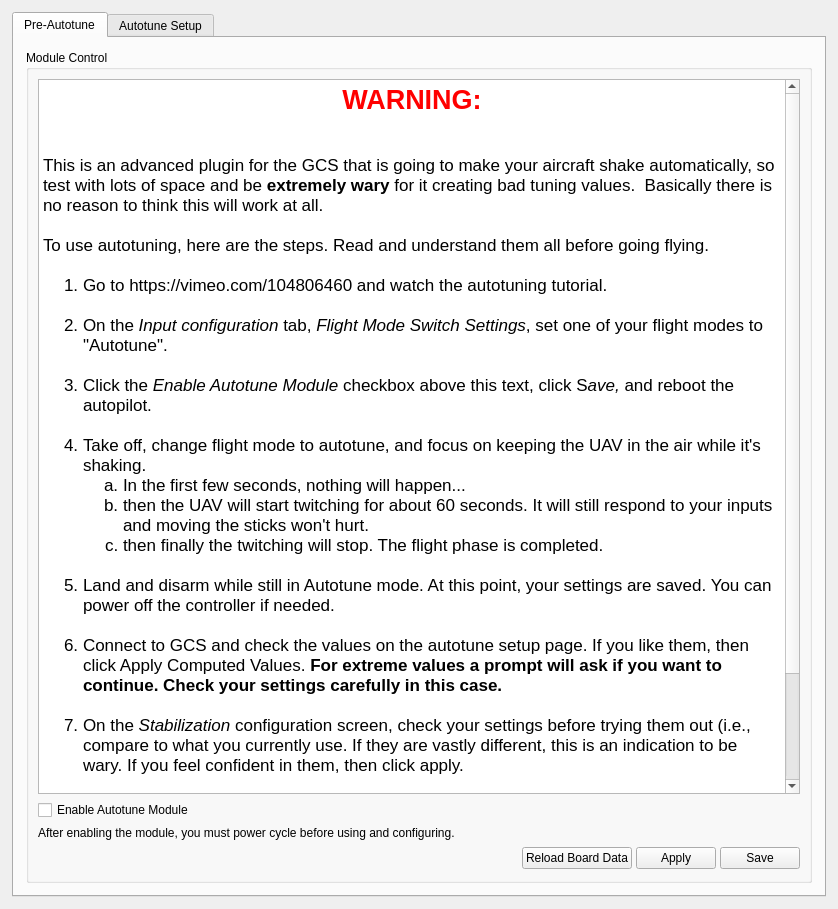
<?xml version="1.0" encoding="UTF-8"?>
<ui version="4.0">
 <class>AutotuneWidget</class>
 <widget class="QWidget" name="AutotuneWidget">
  <property name="geometry">
   <rect>
    <x>0</x>
    <y>0</y>
    <width>838</width>
    <height>909</height>
   </rect>
  </property>
  <property name="sizePolicy">
   <sizepolicy hsizetype="Expanding" vsizetype="Expanding">
    <horstretch>0</horstretch>
    <verstretch>0</verstretch>
   </sizepolicy>
  </property>
  <property name="maximumSize">
   <size>
    <width>840</width>
    <height>16777215</height>
   </size>
  </property>
  <property name="windowTitle">
   <string>Form</string>
  </property>
  <layout class="QVBoxLayout" name="verticalLayout_2">
   <property name="leftMargin">
    <number>12</number>
   </property>
   <property name="topMargin">
    <number>12</number>
   </property>
   <property name="rightMargin">
    <number>12</number>
   </property>
   <property name="bottomMargin">
    <number>12</number>
   </property>
   <item>
    <widget class="QTabWidget" name="Autotune_tabs">
     <property name="currentIndex">
      <number>0</number>
     </property>
     <widget class="QWidget" name="Preautotune_tab">
      <attribute name="title">
       <string>Pre-Autotune</string>
      </attribute>
      <layout class="QGridLayout" name="gridLayout_5">
       <property name="leftMargin">
        <number>12</number>
       </property>
       <property name="topMargin">
        <number>12</number>
       </property>
       <property name="rightMargin">
        <number>12</number>
       </property>
       <property name="bottomMargin">
        <number>12</number>
       </property>
       <item row="2" column="0" colspan="3">
        <widget class="QGroupBox" name="groupBox_5">
         <property name="title">
          <string>Module Control</string>
         </property>
         <layout class="QVBoxLayout" name="verticalLayout_4">
          <item>
           <widget class="QTextEdit" name="textEdit">
            <property name="frameShape">
             <enum>QFrame::StyledPanel</enum>
            </property>
            <property name="frameShadow">
             <enum>QFrame::Sunken</enum>
            </property>
            <property name="html">
             <string>&lt;!DOCTYPE HTML PUBLIC &quot;-//W3C//DTD HTML 4.0//EN&quot; &quot;http://www.w3.org/TR/REC-html40/strict.dtd&quot;&gt;
&lt;html&gt;&lt;head&gt;&lt;meta name=&quot;qrichtext&quot; content=&quot;1&quot; /&gt;&lt;style type=&quot;text/css&quot;&gt;
p, li { white-space: pre-wrap; }
&lt;/style&gt;&lt;/head&gt;&lt;body style=&quot; font-family:'.Helvetica Neue DeskInterface'; font-size:13pt; font-weight:400; font-style:normal;&quot;&gt;
&lt;p align=&quot;center&quot; style=&quot; margin-top:0px; margin-bottom:0px; margin-left:0px; margin-right:0px; -qt-block-indent:0; text-indent:0px;&quot;&gt;&lt;span style=&quot; font-family:'Lucida Grande'; font-size:20pt; font-weight:600; color:#ff0000;&quot;&gt;WARNING:&lt;/span&gt;&lt;/p&gt;
&lt;p style=&quot;-qt-paragraph-type:empty; margin-top:0px; margin-bottom:0px; margin-left:0px; margin-right:0px; -qt-block-indent:0; text-indent:0px; font-family:'Lucida Grande';&quot;&gt;&lt;br /&gt;&lt;/p&gt;
&lt;p style=&quot;-qt-paragraph-type:empty; margin-top:0px; margin-bottom:0px; margin-left:0px; margin-right:0px; -qt-block-indent:0; text-indent:0px; font-family:'Lucida Grande';&quot;&gt;&lt;br /&gt;&lt;/p&gt;
&lt;p style=&quot; margin-top:0px; margin-bottom:0px; margin-left:0px; margin-right:0px; -qt-block-indent:0; text-indent:0px;&quot;&gt;&lt;span style=&quot; font-family:'Lucida Grande';&quot;&gt;This is an advanced plugin for the GCS that is going to make your aircraft shake automatically, so test with lots of space and be &lt;/span&gt;&lt;span style=&quot; font-family:'Lucida Grande'; font-weight:600;&quot;&gt;extremely wary&lt;/span&gt;&lt;span style=&quot; font-family:'Lucida Grande';&quot;&gt; for it creating bad tuning values.  Basically there is no reason to think this will work at all.&lt;br /&gt;&lt;br /&gt;To use autotuning, here are the steps. Read and understand them all before going flying.&lt;br /&gt;&lt;/span&gt;&lt;/p&gt;
&lt;ol style=&quot;margin-top: 0px; margin-bottom: 0px; margin-left: 0px; margin-right: 0px; -qt-list-indent: 1;&quot;&gt;&lt;li style=&quot; font-family:'Lucida Grande';&quot; style=&quot; margin-top:0px; margin-bottom:0px; margin-left:0px; margin-right:0px; -qt-block-indent:0; text-indent:0px;&quot;&gt;Go to https://vimeo.com/104806460 and watch the autotuning tutorial.&lt;/li&gt;
&lt;p style=&quot;-qt-paragraph-type:empty; margin-top:0px; margin-bottom:0px; margin-left:0px; margin-right:0px; -qt-block-indent:1; text-indent:0px; font-family:'Lucida Grande';&quot;&gt;&lt;br /&gt;&lt;/p&gt;
&lt;li style=&quot; font-family:'Lucida Grande';&quot; style=&quot; margin-top:0px; margin-bottom:0px; margin-left:0px; margin-right:0px; -qt-block-indent:0; text-indent:0px;&quot;&gt;On the &lt;span style=&quot; font-style:italic;&quot;&gt;Input configuration&lt;/span&gt; tab, &lt;span style=&quot; font-style:italic;&quot;&gt;Flight Mode Switch Settings&lt;/span&gt;, set one of your flight modes to &amp;quot;Autotune&amp;quot;.&lt;/li&gt;
&lt;p style=&quot;-qt-paragraph-type:empty; margin-top:0px; margin-bottom:0px; margin-left:0px; margin-right:0px; -qt-block-indent:1; text-indent:0px; font-family:'Lucida Grande';&quot;&gt;&lt;br /&gt;&lt;/p&gt;
&lt;li style=&quot; font-family:'Lucida Grande';&quot; style=&quot; margin-top:0px; margin-bottom:0px; margin-left:0px; margin-right:0px; -qt-block-indent:0; text-indent:0px;&quot;&gt;Click the &lt;span style=&quot; font-style:italic;&quot;&gt;Enable Autotune Module&lt;/span&gt; checkbox above this text, click S&lt;span style=&quot; font-style:italic;&quot;&gt;ave,&lt;/span&gt; and reboot the autopilot.&lt;br /&gt;&lt;/li&gt;
&lt;li style=&quot; font-family:'Lucida Grande';&quot; style=&quot; margin-top:0px; margin-bottom:0px; margin-left:0px; margin-right:0px; -qt-block-indent:0; text-indent:0px;&quot;&gt;Take off, change flight mode to autotune, and focus on keeping the UAV in the air while it's shaking.&lt;/li&gt;
&lt;ol type=&quot;a&quot; style=&quot;margin-top: 0px; margin-bottom: 0px; margin-left: 0px; margin-right: 0px; -qt-list-indent: 2;&quot;&gt;&lt;li style=&quot; font-family:'Lucida Grande';&quot; style=&quot; margin-top:0px; margin-bottom:0px; margin-left:0px; margin-right:0px; -qt-block-indent:0; text-indent:0px;&quot;&gt;In the first few seconds, nothing will happen...&lt;/li&gt;
&lt;li style=&quot; font-family:'Lucida Grande';&quot; style=&quot; margin-top:0px; margin-bottom:0px; margin-left:0px; margin-right:0px; -qt-block-indent:0; text-indent:0px;&quot;&gt;then the UAV will start twitching for about 60 seconds. It will still respond to your inputs and moving the sticks won't hurt.&lt;/li&gt;
&lt;li style=&quot; font-family:'Lucida Grande';&quot; style=&quot; margin-top:0px; margin-bottom:0px; margin-left:0px; margin-right:0px; -qt-block-indent:0; text-indent:0px;&quot;&gt;then finally the twitching will stop. The flight phase is completed.&lt;/li&gt;&lt;/ol&gt;
&lt;p style=&quot;-qt-paragraph-type:empty; margin-top:0px; margin-bottom:0px; margin-left:0px; margin-right:0px; -qt-block-indent:1; text-indent:0px; font-family:'Lucida Grande';&quot;&gt;&lt;br /&gt;&lt;/p&gt;
&lt;li style=&quot; font-family:'Lucida Grande';&quot; style=&quot; margin-top:0px; margin-bottom:0px; margin-left:0px; margin-right:0px; -qt-block-indent:0; text-indent:0px;&quot;&gt;Land and disarm while still in Autotune mode. At this point, your settings are saved. You can power off the controller if needed.&lt;br /&gt;&lt;/li&gt;
&lt;li style=&quot; font-family:'Lucida Grande';&quot; style=&quot; margin-top:0px; margin-bottom:0px; margin-left:0px; margin-right:0px; -qt-block-indent:0; text-indent:0px;&quot;&gt;Connect to GCS and check the values on the autotune setup page. If you like them, then click Apply Computed Values. &lt;span style=&quot; font-weight:600;&quot;&gt;For extreme values a prompt will ask if you want to continue. Check your settings carefully in this case.&lt;/span&gt;&lt;br /&gt;&lt;/li&gt;
&lt;li style=&quot; font-family:'Lucida Grande';&quot; style=&quot; margin-top:0px; margin-bottom:0px; margin-left:0px; margin-right:0px; -qt-block-indent:0; text-indent:0px;&quot;&gt;On the &lt;span style=&quot; font-style:italic;&quot;&gt;Stabilization&lt;/span&gt; configuration screen, check your settings before trying them out (i.e., compare to what you currently use. If they are vastly different, this is an indication to be wary. If you feel confident in them, then click apply.&lt;br /&gt;&lt;/li&gt;
&lt;li style=&quot; font-family:'Lucida Grande';&quot; style=&quot; margin-top:0px; margin-bottom:12px; margin-left:0px; margin-right:0px; -qt-block-indent:0; text-indent:0px;&quot;&gt;Test fly the new settings. Remember to leave autotune flight mode before taking off.&lt;/li&gt;
&lt;li style=&quot; font-family:'Lucida Grande';&quot; style=&quot; margin-top:0px; margin-bottom:12px; margin-left:0px; margin-right:0px; -qt-block-indent:0; text-indent:0px;&quot;&gt;Once you are happy with the vehicle's tuning, reconnect to GCS and return to the Stabilization Settings. Click &lt;span style=&quot; font-style:italic;&quot;&gt;Save&lt;/span&gt;. You may now power down the controller board.&lt;/li&gt;&lt;/ol&gt;
&lt;p style=&quot; margin-top:0px; margin-bottom:12px; margin-left:0px; margin-right:0px; -qt-block-indent:0; text-indent:0px;&quot;&gt;&lt;span style=&quot; font-family:'Lucida Grande';&quot;&gt;Once you have understood the above steps, begin the procedure. Advanced users can proceed to the &lt;/span&gt;&lt;span style=&quot; font-family:'Lucida Grande'; font-style:italic;&quot;&gt;Autotune Setup&lt;/span&gt;&lt;span style=&quot; font-family:'Lucida Grande';&quot;&gt; tab for more options.&lt;/span&gt;&lt;/p&gt;&lt;/body&gt;&lt;/html&gt;</string>
            </property>
           </widget>
          </item>
          <item>
           <widget class="QCheckBox" name="enableAutoTune">
            <property name="text">
             <string>Enable Autotune Module</string>
            </property>
            <property name="checkable">
             <bool>true</bool>
            </property>
           </widget>
          </item>
          <item>
           <widget class="QLabel" name="label_13">
            <property name="text">
             <string>After enabling the module, you must power cycle before using and configuring.</string>
            </property>
           </widget>
          </item>
          <item>
           <layout class="QHBoxLayout" name="horizontalLayout">
            <property name="spacing">
             <number>4</number>
            </property>
            <item>
             <spacer name="horizontalSpacer_3">
              <property name="orientation">
               <enum>Qt::Horizontal</enum>
              </property>
              <property name="sizeType">
               <enum>QSizePolicy::Expanding</enum>
              </property>
              <property name="sizeHint" stdset="0">
               <size>
                <width>13</width>
                <height>25</height>
               </size>
              </property>
             </spacer>
            </item>
            <item>
             <widget class="QPushButton" name="stabilizationReloadBoardData_6">
              <property name="minimumSize">
               <size>
                <width>0</width>
                <height>0</height>
               </size>
              </property>
              <property name="toolTip">
               <string>Reloads the saved settings into GCS. Useful if you have accidentally changed some settings.</string>
              </property>
              <property name="styleSheet">
               <string notr="true"/>
              </property>
              <property name="text">
               <string>Reload Board Data</string>
              </property>
              <property name="objrelation" stdset="0">
               <stringlist>
                <string>button:reload</string>
                <string>buttongroup:10</string>
               </stringlist>
              </property>
             </widget>
            </item>
            <item>
             <widget class="QPushButton" name="saveStabilizationToRAM_6">
              <property name="minimumSize">
               <size>
                <width>0</width>
                <height>0</height>
               </size>
              </property>
              <property name="toolTip">
               <string>Send settings to the board but do not save to the non-volatile memory</string>
              </property>
              <property name="styleSheet">
               <string notr="true"/>
              </property>
              <property name="text">
               <string>Apply</string>
              </property>
              <property name="objrelation" stdset="0">
               <stringlist>
                <string>button:apply</string>
               </stringlist>
              </property>
             </widget>
            </item>
            <item>
             <widget class="QPushButton" name="saveStabilizationToSD_6">
              <property name="minimumSize">
               <size>
                <width>0</width>
                <height>0</height>
               </size>
              </property>
              <property name="toolTip">
               <string>Send settings to the board and save to the non-volatile memory</string>
              </property>
              <property name="styleSheet">
               <string notr="true"/>
              </property>
              <property name="text">
               <string>Save</string>
              </property>
              <property name="objrelation" stdset="0">
               <stringlist>
                <string>button:save</string>
               </stringlist>
              </property>
             </widget>
            </item>
           </layout>
          </item>
         </layout>
        </widget>
       </item>
      </layout>
     </widget>
     <widget class="QWidget" name="autotune_tab">
      <attribute name="title">
       <string>Autotune Setup</string>
      </attribute>
      <layout class="QVBoxLayout" name="verticalLayout_3">
       <property name="leftMargin">
        <number>0</number>
       </property>
       <property name="topMargin">
        <number>0</number>
       </property>
       <property name="rightMargin">
        <number>0</number>
       </property>
       <property name="bottomMargin">
        <number>0</number>
       </property>
       <item>
        <widget class="QScrollArea" name="scrollArea">
         <property name="palette">
          <palette>
           <active>
            <colorrole role="Base">
             <brush brushstyle="SolidPattern">
              <color alpha="255">
               <red>255</red>
               <green>255</green>
               <blue>255</blue>
              </color>
             </brush>
            </colorrole>
            <colorrole role="Window">
             <brush brushstyle="SolidPattern">
              <color alpha="0">
               <red>232</red>
               <green>232</green>
               <blue>232</blue>
              </color>
             </brush>
            </colorrole>
           </active>
           <inactive>
            <colorrole role="Base">
             <brush brushstyle="SolidPattern">
              <color alpha="255">
               <red>255</red>
               <green>255</green>
               <blue>255</blue>
              </color>
             </brush>
            </colorrole>
            <colorrole role="Window">
             <brush brushstyle="SolidPattern">
              <color alpha="0">
               <red>232</red>
               <green>232</green>
               <blue>232</blue>
              </color>
             </brush>
            </colorrole>
           </inactive>
           <disabled>
            <colorrole role="Base">
             <brush brushstyle="SolidPattern">
              <color alpha="0">
               <red>232</red>
               <green>232</green>
               <blue>232</blue>
              </color>
             </brush>
            </colorrole>
            <colorrole role="Window">
             <brush brushstyle="SolidPattern">
              <color alpha="0">
               <red>232</red>
               <green>232</green>
               <blue>232</blue>
              </color>
             </brush>
            </colorrole>
           </disabled>
          </palette>
         </property>
         <property name="frameShape">
          <enum>QFrame::NoFrame</enum>
         </property>
         <property name="frameShadow">
          <enum>QFrame::Plain</enum>
         </property>
         <property name="widgetResizable">
          <bool>true</bool>
         </property>
         <widget class="QWidget" name="scrollAreaWidgetContents">
          <property name="geometry">
           <rect>
            <x>0</x>
            <y>0</y>
            <width>808</width>
            <height>862</height>
           </rect>
          </property>
          <property name="sizePolicy">
           <sizepolicy hsizetype="Expanding" vsizetype="Expanding">
            <horstretch>0</horstretch>
            <verstretch>0</verstretch>
           </sizepolicy>
          </property>
          <property name="autoFillBackground">
           <bool>true</bool>
          </property>
          <layout class="QVBoxLayout" name="verticalLayout">
           <property name="spacing">
            <number>12</number>
           </property>
           <property name="leftMargin">
            <number>12</number>
           </property>
           <property name="topMargin">
            <number>12</number>
           </property>
           <property name="rightMargin">
            <number>12</number>
           </property>
           <property name="bottomMargin">
            <number>12</number>
           </property>
           <item>
            <widget class="QLabel" name="label_20">
             <property name="sizePolicy">
              <sizepolicy hsizetype="Preferred" vsizetype="Preferred">
               <horstretch>0</horstretch>
               <verstretch>0</verstretch>
              </sizepolicy>
             </property>
             <property name="text">
              <string>&lt;html&gt;&lt;head/&gt;&lt;body&gt;
&lt;ul&gt;
&lt;li&gt;Decrease the damping slider to make your aircraft response more rapidly. Increase it for more stability.&lt;/li&gt; &lt;li&gt;Increasing the noise sensitivity slider will make your aircraft respond more rapidly, but will cause twitches due to noise.&lt;/li&gt;
&lt;li&gt;Default values should fly well.
  &lt;ul&gt;
   &lt;li&gt;Use damping 1.3 and noise sensitivity 0.8 for very smooth flight&lt;/li&gt;
   &lt;li&gt;Use damping 1.0 and noise sensitivity 1.3 for very snappy flight&lt;/li&gt;
  &lt;/ul&gt;
&lt;/li&gt;
&lt;/ul&gt;
&lt;/body&gt;&lt;/html&gt;</string>
             </property>
             <property name="wordWrap">
              <bool>true</bool>
             </property>
            </widget>
           </item>
           <item>
            <widget class="QGroupBox" name="groupBox_3">
             <property name="sizePolicy">
              <sizepolicy hsizetype="Preferred" vsizetype="Preferred">
               <horstretch>0</horstretch>
               <verstretch>1</verstretch>
              </sizepolicy>
             </property>
             <property name="title">
              <string>Measured Properties</string>
             </property>
             <layout class="QGridLayout" name="gridLayout">
              <item row="1" column="0">
               <widget class="QLabel" name="label_3">
                <property name="text">
                 <string>Roll</string>
                </property>
               </widget>
              </item>
              <item row="1" column="1">
               <widget class="QLabel" name="measuredRollGain">
                <property name="text">
                 <string>0</string>
                </property>
                <property name="alignment">
                 <set>Qt::AlignLeading|Qt::AlignLeft|Qt::AlignVCenter</set>
                </property>
                <property name="objrelation" stdset="0">
                 <stringlist>
                  <string>objname:SystemIdent</string>
                  <string>fieldname:Beta</string>
                  <string>element:Roll</string>
                 </stringlist>
                </property>
               </widget>
              </item>
              <item row="1" column="2">
               <widget class="QLabel" name="measuredRollBias">
                <property name="text">
                 <string>0</string>
                </property>
                <property name="alignment">
                 <set>Qt::AlignLeading|Qt::AlignLeft|Qt::AlignVCenter</set>
                </property>
                <property name="objrelation" stdset="0">
                 <stringlist>
                  <string>objname:SystemIdent</string>
                  <string>fieldname:Bias</string>
                  <string>element:Roll</string>
                 </stringlist>
                </property>
               </widget>
              </item>
              <item row="0" column="1">
               <widget class="QLabel" name="label_6">
                <property name="text">
                 <string>Gain</string>
                </property>
               </widget>
              </item>
              <item row="3" column="0">
               <widget class="QLabel" name="label_8">
                <property name="text">
                 <string>Pitch</string>
                </property>
               </widget>
              </item>
              <item row="3" column="1">
               <widget class="QLabel" name="measuredPitchGain">
                <property name="text">
                 <string>0</string>
                </property>
                <property name="alignment">
                 <set>Qt::AlignLeading|Qt::AlignLeft|Qt::AlignVCenter</set>
                </property>
                <property name="objrelation" stdset="0">
                 <stringlist>
                  <string>objname:SystemIdent</string>
                  <string>fieldname:Beta</string>
                  <string>element:Pitch</string>
                 </stringlist>
                </property>
               </widget>
              </item>
              <item row="3" column="2">
               <widget class="QLabel" name="measuredPitchBias">
                <property name="text">
                 <string>0</string>
                </property>
                <property name="alignment">
                 <set>Qt::AlignLeading|Qt::AlignLeft|Qt::AlignVCenter</set>
                </property>
                <property name="objrelation" stdset="0">
                 <stringlist>
                  <string>objname:SystemIdent</string>
                  <string>fieldname:Bias</string>
                  <string>element:Pitch</string>
                 </stringlist>
                </property>
               </widget>
              </item>
              <item row="1" column="3">
               <widget class="QLabel" name="rollTau">
                <property name="text">
                 <string>0</string>
                </property>
                <property name="alignment">
                 <set>Qt::AlignLeading|Qt::AlignLeft|Qt::AlignVCenter</set>
                </property>
               </widget>
              </item>
              <item row="0" column="2">
               <widget class="QLabel" name="label_7">
                <property name="text">
                 <string>Bias</string>
                </property>
               </widget>
              </item>
              <item row="3" column="3">
               <widget class="QLabel" name="pitchTau">
                <property name="text">
                 <string>0</string>
                </property>
                <property name="alignment">
                 <set>Qt::AlignLeading|Qt::AlignLeft|Qt::AlignVCenter</set>
                </property>
               </widget>
              </item>
              <item row="0" column="3">
               <widget class="QLabel" name="label_14">
                <property name="text">
                 <string>Tau (s)</string>
                </property>
               </widget>
              </item>
              <item row="0" column="4">
               <widget class="QLabel" name="label_16">
                <property name="text">
                 <string>Noise</string>
                </property>
               </widget>
              </item>
              <item row="1" column="4">
               <widget class="QLabel" name="measuredRollNoise">
                <property name="text">
                 <string>0</string>
                </property>
                <property name="alignment">
                 <set>Qt::AlignLeading|Qt::AlignLeft|Qt::AlignVCenter</set>
                </property>
                <property name="objrelation" stdset="0">
                 <stringlist>
                  <string>objname:SystemIdent</string>
                  <string>fieldname:Noise</string>
                  <string>element:Roll</string>
                 </stringlist>
                </property>
               </widget>
              </item>
              <item row="3" column="4">
               <widget class="QLabel" name="measuredPitchNoise">
                <property name="text">
                 <string>0</string>
                </property>
                <property name="alignment">
                 <set>Qt::AlignLeading|Qt::AlignLeft|Qt::AlignVCenter</set>
                </property>
                <property name="objrelation" stdset="0">
                 <stringlist>
                  <string>objname:SystemIdent</string>
                  <string>fieldname:Noise</string>
                  <string>element:Pitch</string>
                 </stringlist>
                </property>
               </widget>
              </item>
             </layout>
            </widget>
           </item>
           <item>
            <widget class="QGroupBox" name="groupBox">
             <property name="sizePolicy">
              <sizepolicy hsizetype="Preferred" vsizetype="Preferred">
               <horstretch>0</horstretch>
               <verstretch>1</verstretch>
              </sizepolicy>
             </property>
             <property name="title">
              <string>Roll/Pitch Tuning Aggressiveness</string>
             </property>
             <layout class="QGridLayout" name="gridLayout_2">
              <item row="1" column="2">
               <widget class="QLabel" name="lblDamp">
                <property name="text">
                 <string>1.1</string>
                </property>
               </widget>
              </item>
              <item row="2" column="2">
               <widget class="QLabel" name="lblNoise">
                <property name="text">
                 <string>1.0</string>
                </property>
               </widget>
              </item>
              <item row="2" column="1">
               <widget class="QSlider" name="rateNoise">
                <property name="minimum">
                 <number>0</number>
                </property>
                <property name="maximum">
                 <number>30</number>
                </property>
                <property name="singleStep">
                 <number>1</number>
                </property>
                <property name="value">
                 <number>10</number>
                </property>
                <property name="orientation">
                 <enum>Qt::Horizontal</enum>
                </property>
               </widget>
              </item>
              <item row="1" column="1">
               <widget class="QSlider" name="rateDamp">
                <property name="minimum">
                 <number>50</number>
                </property>
                <property name="maximum">
                 <number>150</number>
                </property>
                <property name="value">
                 <number>110</number>
                </property>
                <property name="orientation">
                 <enum>Qt::Horizontal</enum>
                </property>
               </widget>
              </item>
              <item row="2" column="0">
               <widget class="QLabel" name="label">
                <property name="text">
                 <string>Noise sensitivity</string>
                </property>
               </widget>
              </item>
              <item row="1" column="0">
               <widget class="QLabel" name="label_11">
                <property name="text">
                 <string>Damping</string>
                </property>
               </widget>
              </item>
              <item row="3" column="0">
               <widget class="QLabel" name="label_2">
                <property name="text">
                 <string>Natural frequency</string>
                </property>
               </widget>
              </item>
              <item row="3" column="1">
               <widget class="QLabel" name="wn">
                <property name="text">
                 <string/>
                </property>
               </widget>
              </item>
             </layout>
            </widget>
           </item>
           <item>
            <widget class="QGroupBox" name="groupBox_6">
             <property name="sizePolicy">
              <sizepolicy hsizetype="Preferred" vsizetype="Preferred">
               <horstretch>0</horstretch>
               <verstretch>1</verstretch>
              </sizepolicy>
             </property>
             <property name="title">
              <string>Yaw Tuning Aggressiveness</string>
             </property>
             <layout class="QGridLayout" name="gridLayout_6">
              <item row="2" column="1">
               <widget class="QLabel" name="yawWn">
                <property name="text">
                 <string/>
                </property>
               </widget>
              </item>
              <item row="1" column="0">
               <widget class="QLabel" name="label_21">
                <property name="text">
                 <string>Damping</string>
                </property>
               </widget>
              </item>
              <item row="1" column="1">
               <widget class="QSlider" name="yawRateDamp">
                <property name="minimum">
                 <number>50</number>
                </property>
                <property name="maximum">
                 <number>150</number>
                </property>
                <property name="value">
                 <number>110</number>
                </property>
                <property name="orientation">
                 <enum>Qt::Horizontal</enum>
                </property>
               </widget>
              </item>
              <item row="2" column="0">
               <widget class="QLabel" name="label_22">
                <property name="text">
                 <string>Natural frequency</string>
                </property>
               </widget>
              </item>
              <item row="1" column="2">
               <widget class="QLabel" name="lblDamp_2">
                <property name="text">
                 <string>1.1</string>
                </property>
               </widget>
              </item>
             </layout>
            </widget>
           </item>
           <item>
            <spacer name="verticalSpacer_2">
             <property name="orientation">
              <enum>Qt::Vertical</enum>
             </property>
             <property name="sizeType">
              <enum>QSizePolicy::Fixed</enum>
             </property>
             <property name="sizeHint" stdset="0">
              <size>
               <width>20</width>
               <height>10</height>
              </size>
             </property>
            </spacer>
           </item>
           <item>
            <widget class="QGroupBox" name="groupBox_2">
             <property name="sizePolicy">
              <sizepolicy hsizetype="Preferred" vsizetype="Preferred">
               <horstretch>0</horstretch>
               <verstretch>1</verstretch>
              </sizepolicy>
             </property>
             <property name="title">
              <string>Computed Values</string>
             </property>
             <layout class="QGridLayout" name="gridLayout_3">
              <item row="1" column="0">
               <widget class="QLabel" name="label_4">
                <property name="text">
                 <string>Roll</string>
                </property>
               </widget>
              </item>
              <item row="6" column="1">
               <widget class="QLabel" name="derivativeCutoff">
                <property name="text">
                 <string>0</string>
                </property>
               </widget>
              </item>
              <item row="4" column="0">
               <widget class="QLabel" name="label_19">
                <property name="text">
                 <string/>
                </property>
               </widget>
              </item>
              <item row="2" column="1">
               <widget class="QLabel" name="pitchRateKp">
                <property name="text">
                 <string>0</string>
                </property>
               </widget>
              </item>
              <item row="5" column="1">
               <widget class="QLabel" name="lblOuterKp">
                <property name="text">
                 <string>0</string>
                </property>
               </widget>
              </item>
              <item row="6" column="0">
               <widget class="QLabel" name="label_18">
                <property name="text">
                 <string>Derivative cutoff</string>
                </property>
               </widget>
              </item>
              <item row="0" column="2">
               <widget class="QLabel" name="label_9">
                <property name="text">
                 <string>RateKi</string>
                </property>
               </widget>
              </item>
              <item row="1" column="2">
               <widget class="QLabel" name="rollRateKi">
                <property name="text">
                 <string>0</string>
                </property>
               </widget>
              </item>
              <item row="0" column="1">
               <widget class="QLabel" name="label_5">
                <property name="text">
                 <string>RateKp</string>
                </property>
               </widget>
              </item>
              <item row="1" column="1">
               <widget class="QLabel" name="rollRateKp">
                <property name="text">
                 <string>0</string>
                </property>
               </widget>
              </item>
              <item row="5" column="0">
               <widget class="QLabel" name="label_15">
                <property name="text">
                 <string>Outer Kp</string>
                </property>
               </widget>
              </item>
              <item row="1" column="3">
               <widget class="QLabel" name="rollRateKd">
                <property name="text">
                 <string>0</string>
                </property>
               </widget>
              </item>
              <item row="2" column="0">
               <widget class="QLabel" name="label_12">
                <property name="text">
                 <string>Pitch</string>
                </property>
               </widget>
              </item>
              <item row="2" column="2">
               <widget class="QLabel" name="pitchRateKi">
                <property name="text">
                 <string>0</string>
                </property>
               </widget>
              </item>
              <item row="0" column="3">
               <widget class="QLabel" name="label_10">
                <property name="text">
                 <string>RateKd</string>
                </property>
               </widget>
              </item>
              <item row="2" column="3">
               <widget class="QLabel" name="pitchRateKd">
                <property name="text">
                 <string>0</string>
                </property>
               </widget>
              </item>
              <item row="3" column="0">
               <widget class="QLabel" name="label_23">
                <property name="text">
                 <string>Yaw</string>
                </property>
               </widget>
              </item>
              <item row="3" column="1">
               <widget class="QLabel" name="yawRateKp">
                <property name="text">
                 <string>0</string>
                </property>
               </widget>
              </item>
              <item row="3" column="2">
               <widget class="QLabel" name="yawRateKi">
                <property name="text">
                 <string>0</string>
                </property>
               </widget>
              </item>
              <item row="3" column="3">
               <widget class="QLabel" name="yawRateKd">
                <property name="text">
                 <string>0</string>
                </property>
               </widget>
              </item>
             </layout>
            </widget>
           </item>
           <item>
            <widget class="QGroupBox" name="groupBox_4">
             <property name="sizePolicy">
              <sizepolicy hsizetype="Preferred" vsizetype="Preferred">
               <horstretch>0</horstretch>
               <verstretch>0</verstretch>
              </sizepolicy>
             </property>
             <property name="title">
              <string/>
             </property>
             <layout class="QHBoxLayout" name="horizontalLayout_2">
              <property name="spacing">
               <number>1</number>
              </property>
              <property name="topMargin">
               <number>1</number>
              </property>
              <property name="bottomMargin">
               <number>1</number>
              </property>
              <item>
               <layout class="QGridLayout" name="gridLayout_4">
                <item row="0" column="2" colspan="2">
                 <widget class="QPushButton" name="useComputedValues">
                  <property name="styleSheet">
                   <string notr="true"/>
                  </property>
                  <property name="text">
                   <string>Apply Computed Values</string>
                  </property>
                 </widget>
                </item>
                <item row="0" column="1">
                 <spacer name="horizontalSpacer">
                  <property name="orientation">
                   <enum>Qt::Horizontal</enum>
                  </property>
                  <property name="sizeHint" stdset="0">
                   <size>
                    <width>40</width>
                    <height>20</height>
                   </size>
                  </property>
                 </spacer>
                </item>
                <item row="0" column="0">
                 <widget class="QPushButton" name="shareDataPB">
                  <property name="text">
                   <string>Share Data on the forum</string>
                  </property>
                  <property name="icon">
                   <iconset resource="configgadget.qrc">
                    <normaloff>:/configgadget/images/share-2-icon.png</normaloff>:/configgadget/images/share-2-icon.png</iconset>
                  </property>
                  <property name="iconSize">
                   <size>
                    <width>30</width>
                    <height>30</height>
                   </size>
                  </property>
                  <property name="flat">
                   <bool>true</bool>
                  </property>
                 </widget>
                </item>
               </layout>
              </item>
             </layout>
            </widget>
           </item>
          </layout>
         </widget>
        </widget>
       </item>
      </layout>
     </widget>
    </widget>
   </item>
  </layout>
 </widget>
 <resources>
  <include location="configgadget.qrc"/>
 </resources>
 <connections/>
</ui>
